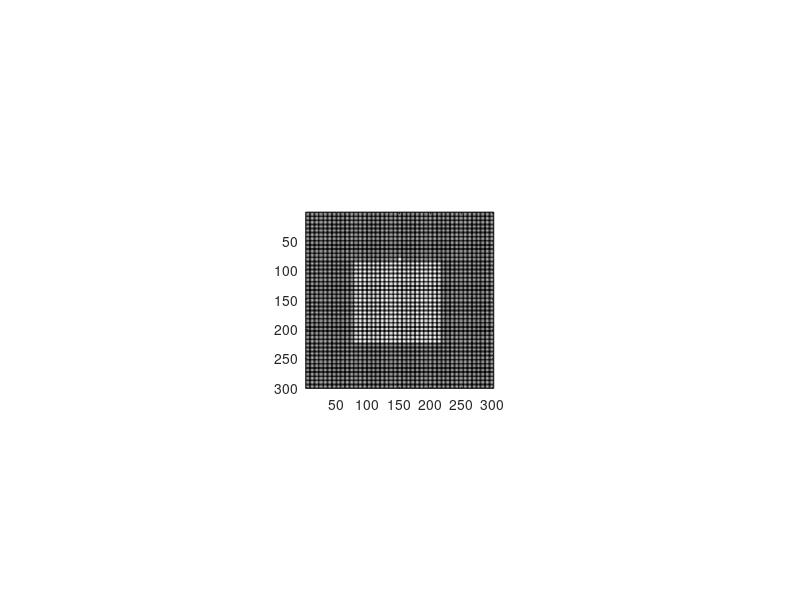

Write the MATLAB code that produced this figure.
function experiment5(CPD,bulge_deg)
if ~exist('CPD','var')
    CPD=[];
end
if isempty(CPD)
    CPD=2.14;
end
if ~exist('bulge_deg','var')
    bulge_deg=[];
end
if isempty(bulge_deg)
    bulge_deg=0.5;
end
trialLim=3; % max trial length (seconds)
rim_col= 1/1.5; % 0.6667 background is 50% Webber contrast for 1 figure

step1=0.25;% in dB
step2=0.1;
step=1/10.^(step1/10); % dB to ratio

detections=1;

square_col= 1;
msg= true;
jitter=[600 800];


%% make phosphene matrix
maxTrials=3000;
% screen size and angles
% get screen size
set(0,'units','pixels')
Pix_SS = get(0,'screensize');
set(0,'units','centimeters')
CM_SS = get(0,'screensize');



angleDim='w'; % 'h' or 'w' determine the 45deg angle by window hight / width
FOV=45;
heightDeg=10;%field of view in degrees
% compute the aray hight(=width) of phosphenes in pixels
if strcmp(angleDim,'h')
    distanceFromScreen=CM_SS(4)/2/tand(FOV/2);
    heightPix=round(Pix_SS(4)*heightDeg/FOV);
elseif strcmp(angleDim,'w')
    distanceFromScreen=CM_SS(3)/2/tand(FOV/2);
    heightPix=round(Pix_SS(3)*heightDeg/FOV);
else
    error('choose dimention for figure limits')
end



%figure('Units','pixels','Position',[100 100 n m])
% set(gca,'Position',[0 0 1 1])
%% Image's parameters (phosphene area)


%height=900;
%widthPix=heightPix;
square_size_deg=5;                     %internal square size in degrees
square_size=round(square_size_deg/heightDeg*heightPix); %intenal square size in pixels

%% Bulge's parameters
%bulge sizes in degrees
bulge_pix=round((bulge_deg./FOV)*heightPix);      %bulge sizes in pixels

%% Resolutions parameters
res=CPD;                                        %Desired resolutions in CPD (2.14 CPD is 42.88*42.88 phosphenes. we want CPD 1.25, 2.5 10)
num_phos_res=round(res.*2*heightDeg);                %number of phosphenes in the whole image per resolution
pix_res=round(heightPix./num_phos_res);           % width of a phosphene in pixels
sigma = pix_res^0.5;
h = fspecial('gaussian', pix_res, sigma);
h=h-min(min(h));
h=h./max(max(h));
Phosphene_Matrix=repmat(h,num_phos_res,num_phos_res);
%figure;
pixStartX=round(Pix_SS(3)/2-length(Phosphene_Matrix)/2);
pixStartY=round(Pix_SS(4)/2-length(Phosphene_Matrix)/2);


%% make shape
squareSizePhos=round(square_size/pix_res);
squareInd=false(num_phos_res);
phosStart=floor((num_phos_res-squareSizePhos)/2)+1;
phosEnd=phosStart+squareSizePhos-1;
squareInd(phosStart:phosEnd,phosStart:phosEnd)=true;
bulgePhos=ceil(bulge_pix/pix_res); % 2 phosphenes if at optimal position the bulge covers 2 phosphene centers
bulgeInd=false(num_phos_res);
bulgeStartY=floor(num_phos_res/2+0.5)-floor(bulgePhos/2);
bulgeEndY=bulgeStartY+bulgePhos-1;
bulgeInd(phosEnd+1:phosEnd+bulgePhos,bulgeStartY:bulgeEndY)=true;

%imagesc(weights);

phosInd=zeros(size(Phosphene_Matrix));
ind=0;
for i=1:num_phos_res
    for j=1:num_phos_res
        ind=ind+1;
        for I=1:pix_res
            for J=1:pix_res
                phosInd((i-1)*pix_res+I,(j-1)*pix_res+J)=ind;
            end
        end
    end
end

%% make cross
crossSize=10;
cross=zeros(size(Phosphene_Matrix));
cross(floor(length(Phosphene_Matrix)/2)-crossSize:ceil(length(Phosphene_Matrix)/2)+crossSize,round(length(Phosphene_Matrix)/2))=1;
cross(round(length(Phosphene_Matrix)/2),floor(length(Phosphene_Matrix)/2)-crossSize:ceil(length(Phosphene_Matrix)/2)+crossSize)=1;



%% display desired distance and run experiment
cfg=[];
cfg.jitter=jitter;
cfg.pos=[pixStartX pixStartY length(Phosphene_Matrix) length(Phosphene_Matrix)];
cfg.weights=squareInd+bulgeInd;
cfg.Phosphene_Matrix=Phosphene_Matrix;
cfg.phosInd=phosInd;
cfg.cross=cross;
cfg.step=step;
if msg
    uiwait(msgbox(['Please sit ',num2str(round(distanceFromScreen)),'cm From screen']));
end

fh=figure('Units','pixels','Position',Pix_SS,'toolbar','none','MenuBar','none');
%fh=figure;
colormap gray
imagesc(cfg.cross,[0 1]);
set(gca,'Units','pixels','Position',cfg.pos)
set(gcf,'Color',[0 0 0]);
set(0,'PointerLocation',[-1 -1])
pause
set(fh,'WindowKeyPressFcn',@Key_Press);

trialBeg=0;
trialTime=0;
stop=false;
triali=1;
direction=randi([1 4],1);
output=[];
%errors=0;
detect=0;
prev=0; % checks if last trial was correct to detect 3 changes from error to detection
Prev=0; % checks sequences of three good trials to make harder level
%threshold=1;
%time0=0;
%time1=0;
trial(cfg);%    jitter,cross,img,
%    Log(triali)=output;
%     triali=triali+1;
%     rim_col=rim_col-0.1;
% Log=output;
% %close
% save Log Log
% disp('end')


%% functions
    function Key_Press(~,keyData)
        %log(end+1,1:2)=[toc,list(i)];
        %output(
        %time1=toc;
        output(triali,1:4)=[toc 0 direction square_col-rim_col];
        switch keyData.Key
            case 'uparrow'
                output(triali,2)=1;
            case 'downarrow'
                output(triali,2)=3;
            case 'leftarrow'
                output(triali,2)=2;
            case 'rightarrow'
                output(triali,2)=4;
            case 'q'
                output(triali,2)=5;
                stop=true;
                close all
                save output output
                return
                %i=length(list);
            case 'space'
                output(triali,2)=6;
        end
        %output
        save output output
        if output(triali,2)==direction && prev==0
            detect=detect+1;
            if detect==detections+1
                if detections==1 % first error
                    detections=3;
                    prev=2; % needs only one good trial next time (1 up 1 down only this time)
                    Prev=0; 
                    detect=1; % start counting 3 errors from now
                    step=1/10.^(step2/10);
                else
                    %threshold=square_col-rim_col;
                    close all
                    save output output
                    stop=true;
                    return
                end
            end
            
        end
        
        if triali<maxTrials
            if output(triali,2)==direction
                prev=1;
                Prev=Prev+1; % counts three for '3 up 1 down' staircase
                if Prev==3
                    rim_col=rim_col/step;
                    Prev=0;
                end
            else
                rim_col=rim_col*step;
                prev=0;
                Prev=0;
            end
            if rim_col>square_col
                rim_col=square_col;
            elseif rim_col<0
                rim_col=0;
            end
            direction=randi([1 4],1);
            
            triali=triali+1;
            %timeOK=true; % to allow while loop to check trial time
            trial(cfg);
        else
            disp('end')
            stop=true;
            close all
            return
        end
    end
%         close
%         log(end,4)=stimType(list(i),4);
%         log(end,5)=stimType(list(i),3);
%         save ('log','log','actions','stimType')
%         i=i+1;
%         if i<(length(list)+1)
%             imagesc(cross);
%             pause(dur(i));
%             imagesc(imgs(:,:,list(i)));
%             colormap('gray');
%             tic
%         else
%             close
%         end


    function trial(cfg)
        
        %output(triali,1:3)=[0 0 direction];
        dur=randi(cfg.jitter,1)./1000;
        %disp(num2str(dur))
        imagesc(cfg.cross,[0 1]);
        drawnow
        %         tic;
        %         while toc<dur
        %         end
        pause(dur)
        %close;
        % make phosphenized img
        weights=cfg.weights;
        weights(weights>0)=square_col;
        weights(weights==0)=rim_col;
        img=zeros(size(cfg.Phosphene_Matrix));
        img(:)=weights(cfg.phosInd(:));
        img=img.*cfg.Phosphene_Matrix;
        % img faces right
        img=imrotate(img,90*direction);
        imagesc(img,[0 1]);
        drawnow
        tic;
        trialBeg=tic;
        trialTime=0;
        pause(trialLim)
%         
%         while timeOK; %trialTime<trialLim
            ticTemp=tic;
            trialTime=double((ticTemp-trialBeg))/1000000;
%             if trialTime>=trialLim
%                 timeOK=false;
%             end
%         end
%         disp('ok')
%         close
%         return
        if trialTime>=trialLim && stop==false
            output(triali,1:4)=[trialLim 0 direction square_col-rim_col];
            save output output
            rim_col=rim_col*step;
            prev=0;
            Prev=0;
            if rim_col>square_col
                rim_col=square_col;
            elseif rim_col<0
                rim_col=0;
            end
            direction=randi([1 4],1);
            
            triali=triali+1;
            trial(cfg);
        end
        %pause
    end
end
